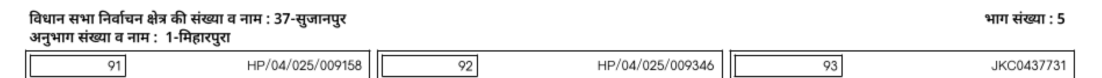
#> input picture debug_header.png, 3306 x 233 px (shown at 1/3 size)
$ python -i box_detector.py   (imports and definitions only)
#> lines starting #> are read from the running program, lines starting #| are printed output that depends on the picture; after the words box and inside, x2 and y2 are one past the last pixel; in counts of white or black regions, pixels touching at a corner belong together
import cv2
import numpy as np


def detect_voter_boxes(image_path, debug=False):


#> called with image_path = '../debug_header.png', debug = False
    img = cv2.imread(image_path)
#> img is the input picture: shape (233, 3306, 3); min 0, max 255, mean 238.1
    gray = cv2.cvtColor(img, cv2.COLOR_BGR2GRAY)

    # Strong threshold to isolate borders
    _, thresh = cv2.threshold(gray, 200, 255, cv2.THRESH_BINARY_INV)
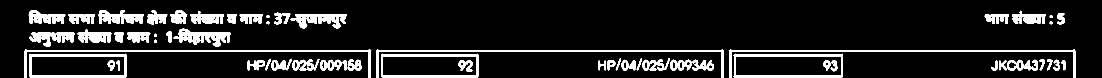
#> thresh: shape (233, 3306) (shown at 1/3 size); 11% white; 74 white regions, largest, box (x1, y1, x2, y2) and area: (74, 147, 1114, 233) 7093, (2186, 147, 3226, 233) 7091, (1130, 147, 2170, 233) 7026

    # Morphological closing to strengthen borders
    kernel = np.ones((5, 5), np.uint8)
    closed = cv2.morphologyEx(thresh, cv2.MORPH_CLOSE, kernel)
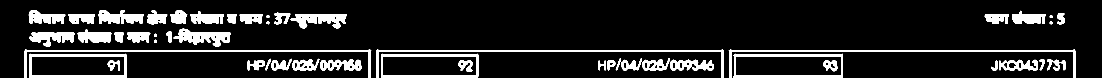
#> closed: shape (233, 3306) (shown at 1/3 size); 11.7% white; 49 white regions

    contours, _ = cv2.findContours(
        closed,
        cv2.RETR_EXTERNAL,
        cv2.CHAIN_APPROX_SIMPLE
    )
#> contours = 46 contours; largest, box (x1, y1, x2, y2) and area: (2200, 161, 2529, 233) 22134, (88, 161, 379, 233) 19734, (1144, 161, 1435, 233) 19730, (74, 147, 1114, 233) 5897, (2186, 147, 3226, 233) 5894

    boxes = []

    for cnt in contours:
        x, y, w, h = cv2.boundingRect(cnt)

        # Filter by size — tune after inspection
        if 300 < w < 1200 and 200 < h < 800:
            boxes.append((x, y, w, h))
#> this loop made 46 passes
#> (x, y, w, h) on passes 1 to 12: (2974, 182, 18, 29), (1795, 182, 23, 29), (743, 182, 51, 29), (1823, 181, 23, 30), (3141, 179, 55, 32), (3119, 179, 16, 32), (2997, 179, 117, 32), (2011, 179, 131, 32), (960, 179, 126, 32), (876, 176, 82, 35), (814, 176, 62, 35), (796, 176, 17, 35)
#> after the loop, boxes = []

    # Sort top-to-bottom, then left-to-right
    boxes = sorted(boxes, key=lambda b: (b[1], b[0]))


    debug_img = img.copy()
    for (x, y, w, h) in boxes:
        cv2.rectangle(debug_img, (x, y), (x+w, y+h), (0,255,0), 3)
#> this loop made 0 passes

    cv2.imwrite("C:/WEB/scrape/debug/debug_boxes.png", debug_img)

    return boxes

>>> result = detect_voter_boxes('../debug_header.png')
#> result = []
